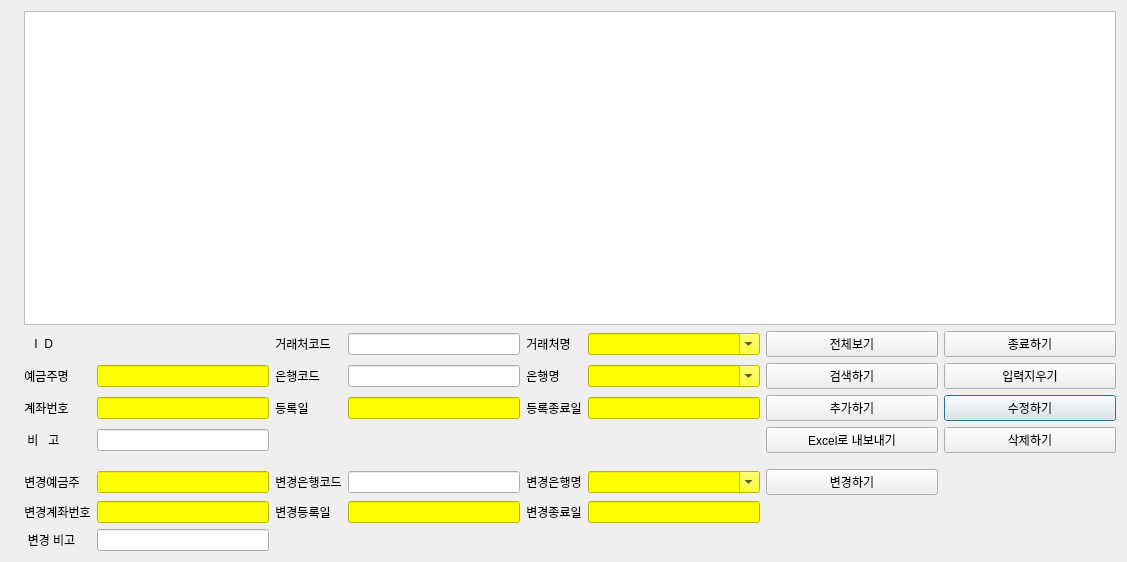
<?xml version="1.0" encoding="UTF-8"?>
<ui version="4.0">
 <class>CustomerBkAccDialog</class>
 <widget class="QDialog" name="CustomerBkAccDialog">
  <property name="geometry">
   <rect>
    <x>0</x>
    <y>0</y>
    <width>1127</width>
    <height>562</height>
   </rect>
  </property>
  <property name="sizePolicy">
   <sizepolicy hsizetype="Expanding" vsizetype="Expanding">
    <horstretch>0</horstretch>
    <verstretch>0</verstretch>
   </sizepolicy>
  </property>
  <property name="windowTitle">
   <string>거래처 은행 계좌 정보</string>
  </property>
  <layout class="QGridLayout" name="gridLayout_2">
   <item row="0" column="0">
    <layout class="QGridLayout" name="gridLayout">
     <item row="8" column="2">
      <widget class="QLineEdit" name="entry_customerbkacc_cbkaccno">
       <property name="sizePolicy">
        <sizepolicy hsizetype="Expanding" vsizetype="Fixed">
         <horstretch>0</horstretch>
         <verstretch>0</verstretch>
        </sizepolicy>
       </property>
       <property name="styleSheet">
        <string notr="true">background-color: rgb(255, 255, 0);</string>
       </property>
      </widget>
     </item>
     <item row="8" column="5">
      <widget class="QLabel" name="label_20">
       <property name="sizePolicy">
        <sizepolicy hsizetype="Fixed" vsizetype="Fixed">
         <horstretch>0</horstretch>
         <verstretch>0</verstretch>
        </sizepolicy>
       </property>
       <property name="text">
        <string>변경종료일</string>
       </property>
       <property name="alignment">
        <set>Qt::AlignCenter</set>
       </property>
      </widget>
     </item>
     <item row="3" column="5">
      <widget class="QLabel" name="label_14">
       <property name="sizePolicy">
        <sizepolicy hsizetype="Fixed" vsizetype="Fixed">
         <horstretch>0</horstretch>
         <verstretch>0</verstretch>
        </sizepolicy>
       </property>
       <property name="text">
        <string>등록종료일</string>
       </property>
       <property name="alignment">
        <set>Qt::AlignCenter</set>
       </property>
      </widget>
     </item>
     <item row="1" column="1">
      <widget class="QLabel" name="label">
       <property name="sizePolicy">
        <sizepolicy hsizetype="Fixed" vsizetype="Fixed">
         <horstretch>0</horstretch>
         <verstretch>0</verstretch>
        </sizepolicy>
       </property>
       <property name="text">
        <string>   I  D  </string>
       </property>
       <property name="alignment">
        <set>Qt::AlignCenter</set>
       </property>
      </widget>
     </item>
     <item row="7" column="1">
      <widget class="QLabel" name="label_15">
       <property name="sizePolicy">
        <sizepolicy hsizetype="Fixed" vsizetype="Fixed">
         <horstretch>0</horstretch>
         <verstretch>0</verstretch>
        </sizepolicy>
       </property>
       <property name="text">
        <string>변경예금주</string>
       </property>
       <property name="alignment">
        <set>Qt::AlignCenter</set>
       </property>
      </widget>
     </item>
     <item row="3" column="8">
      <widget class="QPushButton" name="pb_customerbkacc_update">
       <property name="sizePolicy">
        <sizepolicy hsizetype="Expanding" vsizetype="Fixed">
         <horstretch>0</horstretch>
         <verstretch>0</verstretch>
        </sizepolicy>
       </property>
       <property name="text">
        <string>수정하기</string>
       </property>
      </widget>
     </item>
     <item row="2" column="7">
      <widget class="QPushButton" name="pb_customerbkacc_search">
       <property name="sizePolicy">
        <sizepolicy hsizetype="Expanding" vsizetype="Fixed">
         <horstretch>0</horstretch>
         <verstretch>0</verstretch>
        </sizepolicy>
       </property>
       <property name="text">
        <string>검색하기</string>
       </property>
      </widget>
     </item>
     <item row="4" column="1">
      <widget class="QLabel" name="label_6">
       <property name="sizePolicy">
        <sizepolicy hsizetype="Fixed" vsizetype="Fixed">
         <horstretch>0</horstretch>
         <verstretch>0</verstretch>
        </sizepolicy>
       </property>
       <property name="text">
        <string> 비   고 </string>
       </property>
       <property name="alignment">
        <set>Qt::AlignCenter</set>
       </property>
      </widget>
     </item>
     <item row="2" column="6">
      <widget class="QComboBox" name="cb_customerbkacc_bkname">
       <property name="sizePolicy">
        <sizepolicy hsizetype="Expanding" vsizetype="Fixed">
         <horstretch>0</horstretch>
         <verstretch>0</verstretch>
        </sizepolicy>
       </property>
       <property name="styleSheet">
        <string notr="true">background-color: rgb(255, 255, 0);</string>
       </property>
       <property name="editable">
        <bool>true</bool>
       </property>
      </widget>
     </item>
     <item row="4" column="8">
      <widget class="QPushButton" name="pb_customerbkacc_delete">
       <property name="sizePolicy">
        <sizepolicy hsizetype="Expanding" vsizetype="Fixed">
         <horstretch>0</horstretch>
         <verstretch>0</verstretch>
        </sizepolicy>
       </property>
       <property name="text">
        <string>삭제하기</string>
       </property>
      </widget>
     </item>
     <item row="1" column="3">
      <widget class="QLabel" name="label_2">
       <property name="sizePolicy">
        <sizepolicy hsizetype="Fixed" vsizetype="Fixed">
         <horstretch>0</horstretch>
         <verstretch>0</verstretch>
        </sizepolicy>
       </property>
       <property name="text">
        <string>거래처코드</string>
       </property>
       <property name="alignment">
        <set>Qt::AlignCenter</set>
       </property>
      </widget>
     </item>
     <item row="0" column="1" colspan="8">
      <widget class="QTableView" name="tv_customerbkacc">
       <property name="sizePolicy">
        <sizepolicy hsizetype="Expanding" vsizetype="Expanding">
         <horstretch>0</horstretch>
         <verstretch>1</verstretch>
        </sizepolicy>
       </property>
      </widget>
     </item>
     <item row="2" column="3">
      <widget class="QLabel" name="label_11">
       <property name="sizePolicy">
        <sizepolicy hsizetype="Fixed" vsizetype="Fixed">
         <horstretch>0</horstretch>
         <verstretch>0</verstretch>
        </sizepolicy>
       </property>
       <property name="text">
        <string>은행코드</string>
       </property>
       <property name="alignment">
        <set>Qt::AlignCenter</set>
       </property>
      </widget>
     </item>
     <item row="7" column="6">
      <widget class="QComboBox" name="entry_customerbkacc_cbkname">
       <property name="sizePolicy">
        <sizepolicy hsizetype="Expanding" vsizetype="Fixed">
         <horstretch>0</horstretch>
         <verstretch>0</verstretch>
        </sizepolicy>
       </property>
       <property name="styleSheet">
        <string notr="true">background-color: rgb(255, 255, 0);</string>
       </property>
       <property name="editable">
        <bool>true</bool>
       </property>
      </widget>
     </item>
     <item row="3" column="6">
      <widget class="QLineEdit" name="entry_customerbkacc_effthru">
       <property name="sizePolicy">
        <sizepolicy hsizetype="Expanding" vsizetype="Fixed">
         <horstretch>0</horstretch>
         <verstretch>0</verstretch>
        </sizepolicy>
       </property>
       <property name="styleSheet">
        <string notr="true">background-color: rgb(255, 255, 0);</string>
       </property>
      </widget>
     </item>
     <item row="2" column="1">
      <widget class="QLabel" name="label_10">
       <property name="sizePolicy">
        <sizepolicy hsizetype="Fixed" vsizetype="Fixed">
         <horstretch>0</horstretch>
         <verstretch>0</verstretch>
        </sizepolicy>
       </property>
       <property name="text">
        <string>예금주명</string>
       </property>
       <property name="alignment">
        <set>Qt::AlignCenter</set>
       </property>
      </widget>
     </item>
     <item row="1" column="4">
      <widget class="QLineEdit" name="entry_customerbkacc_ccode">
       <property name="sizePolicy">
        <sizepolicy hsizetype="MinimumExpanding" vsizetype="Fixed">
         <horstretch>0</horstretch>
         <verstretch>0</verstretch>
        </sizepolicy>
       </property>
      </widget>
     </item>
     <item row="8" column="4">
      <widget class="QLineEdit" name="entry_customerbkacc_cefffrom">
       <property name="sizePolicy">
        <sizepolicy hsizetype="Expanding" vsizetype="Fixed">
         <horstretch>0</horstretch>
         <verstretch>0</verstretch>
        </sizepolicy>
       </property>
       <property name="styleSheet">
        <string notr="true">background-color: rgb(255, 255, 0);</string>
       </property>
      </widget>
     </item>
     <item row="1" column="8">
      <widget class="QPushButton" name="pb_customerbkacc_close">
       <property name="sizePolicy">
        <sizepolicy hsizetype="Expanding" vsizetype="Fixed">
         <horstretch>0</horstretch>
         <verstretch>0</verstretch>
        </sizepolicy>
       </property>
       <property name="text">
        <string>종료하기</string>
       </property>
      </widget>
     </item>
     <item row="4" column="7">
      <widget class="QPushButton" name="pb_customerbkacc_excel_export">
       <property name="sizePolicy">
        <sizepolicy hsizetype="Expanding" vsizetype="Fixed">
         <horstretch>0</horstretch>
         <verstretch>0</verstretch>
        </sizepolicy>
       </property>
       <property name="text">
        <string>Excel로 내보내기</string>
       </property>
      </widget>
     </item>
     <item row="7" column="7">
      <widget class="QPushButton" name="pb_customerbkacc_cinsert">
       <property name="sizePolicy">
        <sizepolicy hsizetype="Expanding" vsizetype="Fixed">
         <horstretch>0</horstretch>
         <verstretch>0</verstretch>
        </sizepolicy>
       </property>
       <property name="text">
        <string>변경하기</string>
       </property>
      </widget>
     </item>
     <item row="3" column="3">
      <widget class="QLabel" name="label_12">
       <property name="sizePolicy">
        <sizepolicy hsizetype="Fixed" vsizetype="Fixed">
         <horstretch>0</horstretch>
         <verstretch>0</verstretch>
        </sizepolicy>
       </property>
       <property name="text">
        <string>등록일</string>
       </property>
       <property name="alignment">
        <set>Qt::AlignCenter</set>
       </property>
      </widget>
     </item>
     <item row="1" column="7">
      <widget class="QPushButton" name="pb_customerbkacc_show">
       <property name="sizePolicy">
        <sizepolicy hsizetype="Expanding" vsizetype="Fixed">
         <horstretch>0</horstretch>
         <verstretch>0</verstretch>
        </sizepolicy>
       </property>
       <property name="text">
        <string>전체보기</string>
       </property>
      </widget>
     </item>
     <item row="2" column="8">
      <widget class="QPushButton" name="pb_customerbkacc_clear">
       <property name="sizePolicy">
        <sizepolicy hsizetype="Expanding" vsizetype="Fixed">
         <horstretch>0</horstretch>
         <verstretch>0</verstretch>
        </sizepolicy>
       </property>
       <property name="text">
        <string>입력지우기</string>
       </property>
      </widget>
     </item>
     <item row="4" column="0">
      <widget class="QLabel" name="label_8">
       <property name="sizePolicy">
        <sizepolicy hsizetype="Fixed" vsizetype="MinimumExpanding">
         <horstretch>0</horstretch>
         <verstretch>0</verstretch>
        </sizepolicy>
       </property>
       <property name="text">
        <string/>
       </property>
       <property name="alignment">
        <set>Qt::AlignCenter</set>
       </property>
      </widget>
     </item>
     <item row="7" column="3">
      <widget class="QLabel" name="label_16">
       <property name="sizePolicy">
        <sizepolicy hsizetype="Fixed" vsizetype="Fixed">
         <horstretch>0</horstretch>
         <verstretch>0</verstretch>
        </sizepolicy>
       </property>
       <property name="text">
        <string>변경은행코드</string>
       </property>
       <property name="alignment">
        <set>Qt::AlignCenter</set>
       </property>
      </widget>
     </item>
     <item row="2" column="2">
      <widget class="QLineEdit" name="entry_customerbkacc_baowner">
       <property name="sizePolicy">
        <sizepolicy hsizetype="Expanding" vsizetype="Fixed">
         <horstretch>0</horstretch>
         <verstretch>0</verstretch>
        </sizepolicy>
       </property>
       <property name="styleSheet">
        <string notr="true">background-color: rgb(255, 255, 0);</string>
       </property>
      </widget>
     </item>
     <item row="1" column="2">
      <widget class="QLabel" name="lbl_customerbkacc_id">
       <property name="sizePolicy">
        <sizepolicy hsizetype="MinimumExpanding" vsizetype="MinimumExpanding">
         <horstretch>0</horstretch>
         <verstretch>0</verstretch>
        </sizepolicy>
       </property>
       <property name="text">
        <string/>
       </property>
      </widget>
     </item>
     <item row="1" column="5">
      <widget class="QLabel" name="label_3">
       <property name="sizePolicy">
        <sizepolicy hsizetype="Fixed" vsizetype="Fixed">
         <horstretch>0</horstretch>
         <verstretch>0</verstretch>
        </sizepolicy>
       </property>
       <property name="text">
        <string>거래처명</string>
       </property>
       <property name="alignment">
        <set>Qt::AlignCenter</set>
       </property>
      </widget>
     </item>
     <item row="7" column="4">
      <widget class="QLineEdit" name="entry_customerbkacc_cbkid">
       <property name="sizePolicy">
        <sizepolicy hsizetype="Expanding" vsizetype="Fixed">
         <horstretch>0</horstretch>
         <verstretch>0</verstretch>
        </sizepolicy>
       </property>
       <property name="styleSheet">
        <string notr="true"/>
       </property>
      </widget>
     </item>
     <item row="2" column="4">
      <widget class="QLineEdit" name="entry_customerbkacc_bankid">
       <property name="sizePolicy">
        <sizepolicy hsizetype="Expanding" vsizetype="Fixed">
         <horstretch>0</horstretch>
         <verstretch>0</verstretch>
        </sizepolicy>
       </property>
       <property name="styleSheet">
        <string notr="true"/>
       </property>
      </widget>
     </item>
     <item row="3" column="4">
      <widget class="QLineEdit" name="entry_customerbkacc_efffrom">
       <property name="sizePolicy">
        <sizepolicy hsizetype="Expanding" vsizetype="Fixed">
         <horstretch>0</horstretch>
         <verstretch>0</verstretch>
        </sizepolicy>
       </property>
       <property name="styleSheet">
        <string notr="true">background-color: rgb(255, 255, 0);</string>
       </property>
      </widget>
     </item>
     <item row="8" column="3">
      <widget class="QLabel" name="label_19">
       <property name="sizePolicy">
        <sizepolicy hsizetype="Fixed" vsizetype="Fixed">
         <horstretch>0</horstretch>
         <verstretch>0</verstretch>
        </sizepolicy>
       </property>
       <property name="text">
        <string>변경등록일</string>
       </property>
       <property name="alignment">
        <set>Qt::AlignCenter</set>
       </property>
      </widget>
     </item>
     <item row="9" column="2">
      <widget class="QLineEdit" name="entry_customerbkacc_cremark">
       <property name="sizePolicy">
        <sizepolicy hsizetype="MinimumExpanding" vsizetype="Fixed">
         <horstretch>0</horstretch>
         <verstretch>0</verstretch>
        </sizepolicy>
       </property>
      </widget>
     </item>
     <item row="3" column="1">
      <widget class="QLabel" name="label_7">
       <property name="sizePolicy">
        <sizepolicy hsizetype="Fixed" vsizetype="Fixed">
         <horstretch>0</horstretch>
         <verstretch>0</verstretch>
        </sizepolicy>
       </property>
       <property name="text">
        <string>계좌번호</string>
       </property>
       <property name="alignment">
        <set>Qt::AlignCenter</set>
       </property>
      </widget>
     </item>
     <item row="2" column="5">
      <widget class="QLabel" name="label_13">
       <property name="sizePolicy">
        <sizepolicy hsizetype="Fixed" vsizetype="Fixed">
         <horstretch>0</horstretch>
         <verstretch>0</verstretch>
        </sizepolicy>
       </property>
       <property name="text">
        <string>은행명</string>
       </property>
       <property name="alignment">
        <set>Qt::AlignCenter</set>
       </property>
      </widget>
     </item>
     <item row="7" column="5">
      <widget class="QLabel" name="label_17">
       <property name="sizePolicy">
        <sizepolicy hsizetype="Fixed" vsizetype="Fixed">
         <horstretch>0</horstretch>
         <verstretch>0</verstretch>
        </sizepolicy>
       </property>
       <property name="text">
        <string>변경은행명</string>
       </property>
       <property name="alignment">
        <set>Qt::AlignCenter</set>
       </property>
      </widget>
     </item>
     <item row="8" column="6">
      <widget class="QLineEdit" name="entry_customerbkacc_ceffthru">
       <property name="sizePolicy">
        <sizepolicy hsizetype="Expanding" vsizetype="Fixed">
         <horstretch>0</horstretch>
         <verstretch>0</verstretch>
        </sizepolicy>
       </property>
       <property name="styleSheet">
        <string notr="true">background-color: rgb(255, 255, 0);</string>
       </property>
      </widget>
     </item>
     <item row="3" column="7">
      <widget class="QPushButton" name="pb_customerbkacc_insert">
       <property name="sizePolicy">
        <sizepolicy hsizetype="Expanding" vsizetype="Fixed">
         <horstretch>0</horstretch>
         <verstretch>0</verstretch>
        </sizepolicy>
       </property>
       <property name="text">
        <string>추가하기</string>
       </property>
      </widget>
     </item>
     <item row="7" column="2">
      <widget class="QLineEdit" name="entry_customerbkacc_cbaowner">
       <property name="sizePolicy">
        <sizepolicy hsizetype="Expanding" vsizetype="Fixed">
         <horstretch>0</horstretch>
         <verstretch>0</verstretch>
        </sizepolicy>
       </property>
       <property name="styleSheet">
        <string notr="true">background-color: rgb(255, 255, 0);</string>
       </property>
      </widget>
     </item>
     <item row="8" column="1">
      <widget class="QLabel" name="label_18">
       <property name="sizePolicy">
        <sizepolicy hsizetype="Fixed" vsizetype="Fixed">
         <horstretch>0</horstretch>
         <verstretch>0</verstretch>
        </sizepolicy>
       </property>
       <property name="text">
        <string>변경계좌번호</string>
       </property>
       <property name="alignment">
        <set>Qt::AlignCenter</set>
       </property>
      </widget>
     </item>
     <item row="9" column="1">
      <widget class="QLabel" name="label_21">
       <property name="sizePolicy">
        <sizepolicy hsizetype="Fixed" vsizetype="Fixed">
         <horstretch>0</horstretch>
         <verstretch>0</verstretch>
        </sizepolicy>
       </property>
       <property name="text">
        <string> 변경 비고 </string>
       </property>
       <property name="alignment">
        <set>Qt::AlignCenter</set>
       </property>
      </widget>
     </item>
     <item row="3" column="2">
      <widget class="QLineEdit" name="entry_customerbkacc_bkaccno">
       <property name="sizePolicy">
        <sizepolicy hsizetype="Expanding" vsizetype="Fixed">
         <horstretch>0</horstretch>
         <verstretch>0</verstretch>
        </sizepolicy>
       </property>
       <property name="styleSheet">
        <string notr="true">background-color: rgb(255, 255, 0);</string>
       </property>
      </widget>
     </item>
     <item row="1" column="6">
      <widget class="QComboBox" name="cb_customerbkacc_cname">
       <property name="sizePolicy">
        <sizepolicy hsizetype="Expanding" vsizetype="Fixed">
         <horstretch>0</horstretch>
         <verstretch>0</verstretch>
        </sizepolicy>
       </property>
       <property name="styleSheet">
        <string notr="true">background-color: rgb(255, 255, 0);</string>
       </property>
       <property name="editable">
        <bool>true</bool>
       </property>
      </widget>
     </item>
     <item row="4" column="2">
      <widget class="QLineEdit" name="entry_customerbkacc_remark">
       <property name="sizePolicy">
        <sizepolicy hsizetype="MinimumExpanding" vsizetype="Fixed">
         <horstretch>0</horstretch>
         <verstretch>0</verstretch>
        </sizepolicy>
       </property>
      </widget>
     </item>
     <item row="6" column="1" colspan="8">
      <spacer name="horizontalSpacer">
       <property name="orientation">
        <enum>Qt::Horizontal</enum>
       </property>
       <property name="sizeHint" stdset="0">
        <size>
         <width>40</width>
         <height>10</height>
        </size>
       </property>
      </spacer>
     </item>
    </layout>
   </item>
  </layout>
 </widget>
 <resources/>
 <connections/>
</ui>
